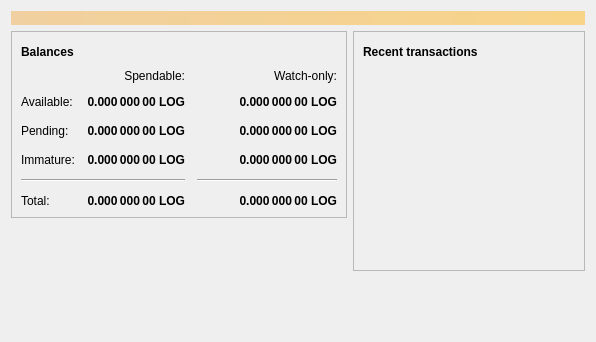
<?xml version="1.0" encoding="UTF-8"?>
<ui version="4.0">
 <class>OverviewPage</class>
 <widget class="QWidget" name="OverviewPage">
  <property name="geometry">
   <rect>
    <x>0</x>
    <y>0</y>
    <width>596</width>
    <height>342</height>
   </rect>
  </property>
  <property name="windowTitle">
   <string>Form</string>
  </property>
  <layout class="QVBoxLayout" name="topLayout">
   <item>
    <widget class="QLabel" name="labelAlerts">
     <property name="visible">
      <bool>false</bool>
     </property>
     <property name="styleSheet">
      <string notr="true">QLabel { background-color: qlineargradient(x1: 0, y1: 0, x2: 1, y2: 0, stop:0 #F0D0A0, stop:1 #F8D488); color:#000000; }</string>
     </property>
     <property name="wordWrap">
      <bool>true</bool>
     </property>
     <property name="margin">
      <number>3</number>
     </property>
     <property name="textInteractionFlags">
      <set>Qt::TextSelectableByMouse</set>
     </property>
    </widget>
   </item>
   <item>
    <layout class="QHBoxLayout" name="horizontalLayout" stretch="1,1">
     <item>
      <layout class="QVBoxLayout" name="verticalLayout_2">
       <item>
        <widget class="QFrame" name="frame">
         <property name="frameShape">
          <enum>QFrame::StyledPanel</enum>
         </property>
         <property name="frameShadow">
          <enum>QFrame::Raised</enum>
         </property>
         <layout class="QVBoxLayout" name="verticalLayout_4">
          <item>
           <layout class="QHBoxLayout" name="horizontalLayout_4">
            <item>
             <widget class="QLabel" name="label_5">
              <property name="font">
               <font>
                <weight>75</weight>
                <bold>true</bold>
               </font>
              </property>
              <property name="text">
               <string>Balances</string>
              </property>
             </widget>
            </item>
            <item>
             <widget class="QPushButton" name="labelWalletStatus">
              <property name="enabled">
               <bool>true</bool>
              </property>
              <property name="maximumSize">
               <size>
                <width>30</width>
                <height>16777215</height>
               </size>
              </property>
              <property name="toolTip">
               <string>The displayed information may be out of date. Your wallet automatically synchronizes with the Woodcoin network after a connection is established, but this process has not completed yet.</string>
              </property>
              <property name="text">
               <string/>
              </property>
              <property name="icon">
               <iconset resource="../bitcoin.qrc">
                <normaloff>:/icons/warning</normaloff>
                <disabledoff>:/icons/warning</disabledoff>:/icons/warning</iconset>
              </property>
              <property name="iconSize">
               <size>
                <width>24</width>
                <height>24</height>
               </size>
              </property>
              <property name="flat">
               <bool>true</bool>
              </property>
             </widget>
            </item>
            <item>
             <spacer name="horizontalSpacer_3">
              <property name="orientation">
               <enum>Qt::Horizontal</enum>
              </property>
              <property name="sizeHint" stdset="0">
               <size>
                <width>40</width>
                <height>20</height>
               </size>
              </property>
             </spacer>
            </item>
           </layout>
          </item>
          <item>
           <layout class="QGridLayout" name="gridLayout">
            <property name="spacing">
             <number>12</number>
            </property>
            <item row="2" column="2">
             <widget class="QLabel" name="labelWatchPending">
              <property name="font">
               <font>
                <weight>75</weight>
                <bold>true</bold>
               </font>
              </property>
              <property name="cursor">
               <cursorShape>IBeamCursor</cursorShape>
              </property>
              <property name="toolTip">
               <string>Unconfirmed transactions to watch-only addresses</string>
              </property>
              <property name="text">
               <string notr="true">0.000 000 00 LOG</string>
              </property>
              <property name="alignment">
               <set>Qt::AlignRight|Qt::AlignTrailing|Qt::AlignVCenter</set>
              </property>
              <property name="textInteractionFlags">
               <set>Qt::LinksAccessibleByMouse|Qt::TextSelectableByKeyboard|Qt::TextSelectableByMouse</set>
              </property>
             </widget>
            </item>
            <item row="2" column="1">
             <widget class="QLabel" name="labelUnconfirmed">
              <property name="font">
               <font>
                <weight>75</weight>
                <bold>true</bold>
               </font>
              </property>
              <property name="cursor">
               <cursorShape>IBeamCursor</cursorShape>
              </property>
              <property name="toolTip">
               <string>Total of transactions that have yet to be confirmed, and do not yet count toward the spendable balance</string>
              </property>
              <property name="text">
               <string notr="true">0.000 000 00 LOG</string>
              </property>
              <property name="alignment">
               <set>Qt::AlignRight|Qt::AlignTrailing|Qt::AlignVCenter</set>
              </property>
              <property name="textInteractionFlags">
               <set>Qt::LinksAccessibleByMouse|Qt::TextSelectableByKeyboard|Qt::TextSelectableByMouse</set>
              </property>
             </widget>
            </item>
            <item row="3" column="2">
             <widget class="QLabel" name="labelWatchImmature">
              <property name="font">
               <font>
                <weight>75</weight>
                <bold>true</bold>
               </font>
              </property>
              <property name="cursor">
               <cursorShape>IBeamCursor</cursorShape>
              </property>
              <property name="toolTip">
               <string>Mined balance in watch-only addresses that has not yet matured</string>
              </property>
              <property name="text">
               <string notr="true">0.000 000 00 LOG</string>
              </property>
              <property name="alignment">
               <set>Qt::AlignRight|Qt::AlignTrailing|Qt::AlignVCenter</set>
              </property>
              <property name="textInteractionFlags">
               <set>Qt::LinksAccessibleByMouse|Qt::TextSelectableByKeyboard|Qt::TextSelectableByMouse</set>
              </property>
             </widget>
            </item>
            <item row="4" column="0" colspan="2">
             <widget class="Line" name="line">
              <property name="orientation">
               <enum>Qt::Horizontal</enum>
              </property>
             </widget>
            </item>
            <item row="4" column="2">
             <widget class="Line" name="lineWatchBalance">
              <property name="sizePolicy">
               <sizepolicy hsizetype="Preferred" vsizetype="Fixed">
                <horstretch>0</horstretch>
                <verstretch>0</verstretch>
               </sizepolicy>
              </property>
              <property name="minimumSize">
               <size>
                <width>140</width>
                <height>0</height>
               </size>
              </property>
              <property name="orientation">
               <enum>Qt::Horizontal</enum>
              </property>
             </widget>
            </item>
            <item row="5" column="0">
             <widget class="QLabel" name="labelTotalText">
              <property name="text">
               <string>Total:</string>
              </property>
             </widget>
            </item>
            <item row="3" column="1">
             <widget class="QLabel" name="labelImmature">
              <property name="font">
               <font>
                <weight>75</weight>
                <bold>true</bold>
               </font>
              </property>
              <property name="cursor">
               <cursorShape>IBeamCursor</cursorShape>
              </property>
              <property name="toolTip">
               <string>Mined balance that has not yet matured</string>
              </property>
              <property name="text">
               <string notr="true">0.000 000 00 LOG</string>
              </property>
              <property name="alignment">
               <set>Qt::AlignRight|Qt::AlignTrailing|Qt::AlignVCenter</set>
              </property>
              <property name="textInteractionFlags">
               <set>Qt::LinksAccessibleByMouse|Qt::TextSelectableByKeyboard|Qt::TextSelectableByMouse</set>
              </property>
             </widget>
            </item>
            <item row="2" column="3">
             <spacer name="horizontalSpacer_2">
              <property name="orientation">
               <enum>Qt::Horizontal</enum>
              </property>
              <property name="sizeHint" stdset="0">
               <size>
                <width>40</width>
                <height>20</height>
               </size>
              </property>
             </spacer>
            </item>
            <item row="3" column="0">
             <widget class="QLabel" name="labelImmatureText">
              <property name="text">
               <string>Immature:</string>
              </property>
             </widget>
            </item>
            <item row="5" column="1">
             <widget class="QLabel" name="labelTotal">
              <property name="font">
               <font>
                <weight>75</weight>
                <bold>true</bold>
               </font>
              </property>
              <property name="cursor">
               <cursorShape>IBeamCursor</cursorShape>
              </property>
              <property name="toolTip">
               <string>Your current total balance</string>
              </property>
              <property name="text">
               <string notr="true">0.000 000 00 LOG</string>
              </property>
              <property name="alignment">
               <set>Qt::AlignRight|Qt::AlignTrailing|Qt::AlignVCenter</set>
              </property>
              <property name="textInteractionFlags">
               <set>Qt::LinksAccessibleByMouse|Qt::TextSelectableByKeyboard|Qt::TextSelectableByMouse</set>
              </property>
             </widget>
            </item>
            <item row="5" column="2">
             <widget class="QLabel" name="labelWatchTotal">
              <property name="font">
               <font>
                <weight>75</weight>
                <bold>true</bold>
               </font>
              </property>
              <property name="cursor">
               <cursorShape>IBeamCursor</cursorShape>
              </property>
              <property name="toolTip">
               <string>Current total balance in watch-only addresses</string>
              </property>
              <property name="text">
               <string notr="true">0.000 000 00 LOG</string>
              </property>
              <property name="alignment">
               <set>Qt::AlignRight|Qt::AlignTrailing|Qt::AlignVCenter</set>
              </property>
              <property name="textInteractionFlags">
               <set>Qt::LinksAccessibleByMouse|Qt::TextSelectableByKeyboard|Qt::TextSelectableByMouse</set>
              </property>
             </widget>
            </item>
            <item row="0" column="2">
             <widget class="QLabel" name="labelWatchonly">
              <property name="text">
               <string>Watch-only:</string>
              </property>
              <property name="alignment">
               <set>Qt::AlignRight|Qt::AlignTrailing|Qt::AlignVCenter</set>
              </property>
             </widget>
            </item>
            <item row="1" column="0">
             <widget class="QLabel" name="labelBalanceText">
              <property name="text">
               <string>Available:</string>
              </property>
             </widget>
            </item>
            <item row="1" column="1">
             <widget class="QLabel" name="labelBalance">
              <property name="font">
               <font>
                <weight>75</weight>
                <bold>true</bold>
               </font>
              </property>
              <property name="cursor">
               <cursorShape>IBeamCursor</cursorShape>
              </property>
              <property name="toolTip">
               <string>Your current spendable balance</string>
              </property>
              <property name="text">
               <string notr="true">0.000 000 00 LOG</string>
              </property>
              <property name="alignment">
               <set>Qt::AlignRight|Qt::AlignTrailing|Qt::AlignVCenter</set>
              </property>
              <property name="textInteractionFlags">
               <set>Qt::LinksAccessibleByMouse|Qt::TextSelectableByKeyboard|Qt::TextSelectableByMouse</set>
              </property>
             </widget>
            </item>
            <item row="1" column="2">
             <widget class="QLabel" name="labelWatchAvailable">
              <property name="font">
               <font>
                <weight>75</weight>
                <bold>true</bold>
               </font>
              </property>
              <property name="cursor">
               <cursorShape>IBeamCursor</cursorShape>
              </property>
              <property name="toolTip">
               <string>Your current balance in watch-only addresses</string>
              </property>
              <property name="text">
               <string notr="true">0.000 000 00 LOG</string>
              </property>
              <property name="alignment">
               <set>Qt::AlignRight|Qt::AlignTrailing|Qt::AlignVCenter</set>
              </property>
              <property name="textInteractionFlags">
               <set>Qt::LinksAccessibleByMouse|Qt::TextSelectableByKeyboard|Qt::TextSelectableByMouse</set>
              </property>
             </widget>
            </item>
            <item row="2" column="0">
             <widget class="QLabel" name="labelPendingText">
              <property name="text">
               <string>Pending:</string>
              </property>
             </widget>
            </item>
            <item row="0" column="1">
             <widget class="QLabel" name="labelSpendable">
              <property name="text">
               <string>Spendable:</string>
              </property>
              <property name="alignment">
               <set>Qt::AlignRight|Qt::AlignTrailing|Qt::AlignVCenter</set>
              </property>
             </widget>
            </item>
           </layout>
          </item>
         </layout>
        </widget>
       </item>
       <item>
        <spacer name="verticalSpacer">
         <property name="orientation">
          <enum>Qt::Vertical</enum>
         </property>
         <property name="sizeHint" stdset="0">
          <size>
           <width>20</width>
           <height>40</height>
          </size>
         </property>
        </spacer>
       </item>
      </layout>
     </item>
     <item>
      <layout class="QVBoxLayout" name="verticalLayout_3">
       <item>
        <widget class="QFrame" name="frame_2">
         <property name="frameShape">
          <enum>QFrame::StyledPanel</enum>
         </property>
         <property name="frameShadow">
          <enum>QFrame::Raised</enum>
         </property>
         <layout class="QVBoxLayout" name="verticalLayout">
          <item>
           <layout class="QHBoxLayout" name="horizontalLayout_2">
            <item>
             <widget class="QLabel" name="label_4">
              <property name="font">
               <font>
                <weight>75</weight>
                <bold>true</bold>
               </font>
              </property>
              <property name="text">
               <string>Recent transactions</string>
              </property>
             </widget>
            </item>
            <item>
             <widget class="QPushButton" name="labelTransactionsStatus">
              <property name="enabled">
               <bool>true</bool>
              </property>
              <property name="maximumSize">
               <size>
                <width>30</width>
                <height>16777215</height>
               </size>
              </property>
              <property name="toolTip">
               <string>The displayed information may be out of date. Your wallet automatically synchronizes with the Woodcoin network after a connection is established, but this process has not completed yet.</string>
              </property>
              <property name="text">
               <string/>
              </property>
              <property name="icon">
               <iconset resource="../bitcoin.qrc">
                <normaloff>:/icons/warning</normaloff>
                <disabledoff>:/icons/warning</disabledoff>:/icons/warning</iconset>
              </property>
              <property name="iconSize">
               <size>
                <width>24</width>
                <height>24</height>
               </size>
              </property>
              <property name="flat">
               <bool>true</bool>
              </property>
             </widget>
            </item>
            <item>
             <spacer name="horizontalSpacer">
              <property name="orientation">
               <enum>Qt::Horizontal</enum>
              </property>
              <property name="sizeHint" stdset="0">
               <size>
                <width>40</width>
                <height>20</height>
               </size>
              </property>
             </spacer>
            </item>
           </layout>
          </item>
          <item>
           <widget class="QListView" name="listTransactions">
            <property name="styleSheet">
             <string notr="true">QListView { background: transparent; }</string>
            </property>
            <property name="frameShape">
             <enum>QFrame::NoFrame</enum>
            </property>
            <property name="verticalScrollBarPolicy">
             <enum>Qt::ScrollBarAlwaysOff</enum>
            </property>
            <property name="horizontalScrollBarPolicy">
             <enum>Qt::ScrollBarAlwaysOff</enum>
            </property>
            <property name="selectionMode">
             <enum>QAbstractItemView::NoSelection</enum>
            </property>
           </widget>
          </item>
         </layout>
        </widget>
       </item>
       <item>
        <spacer name="verticalSpacer_2">
         <property name="orientation">
          <enum>Qt::Vertical</enum>
         </property>
         <property name="sizeHint" stdset="0">
          <size>
           <width>20</width>
           <height>40</height>
          </size>
         </property>
        </spacer>
       </item>
      </layout>
     </item>
    </layout>
   </item>
  </layout>
 </widget>
 <resources/>
 <connections/>
</ui>
